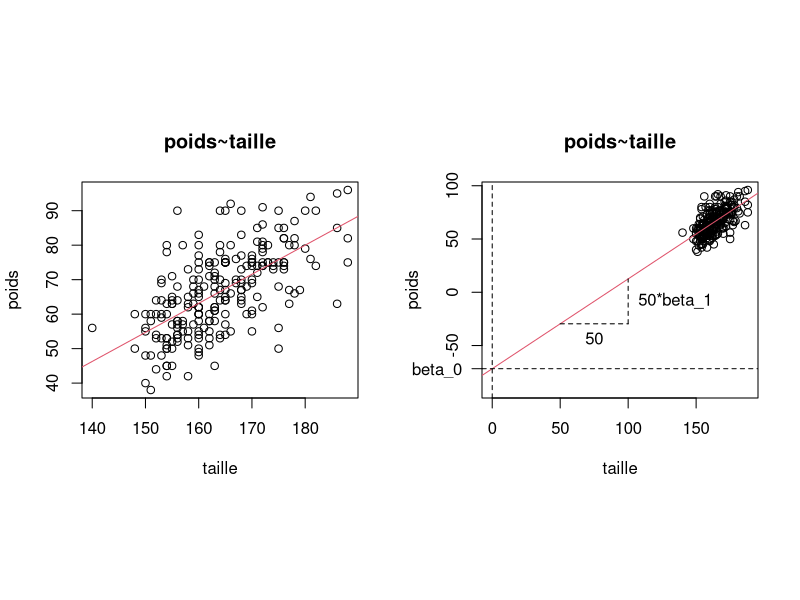
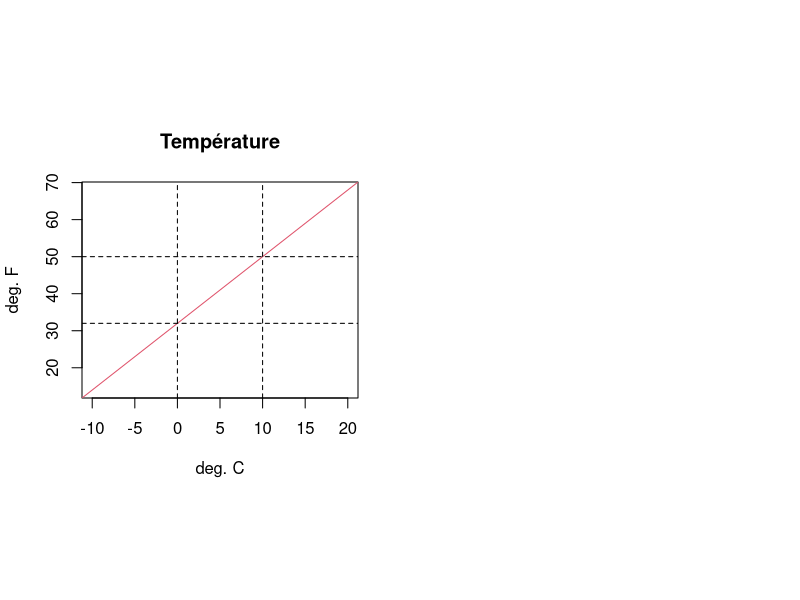
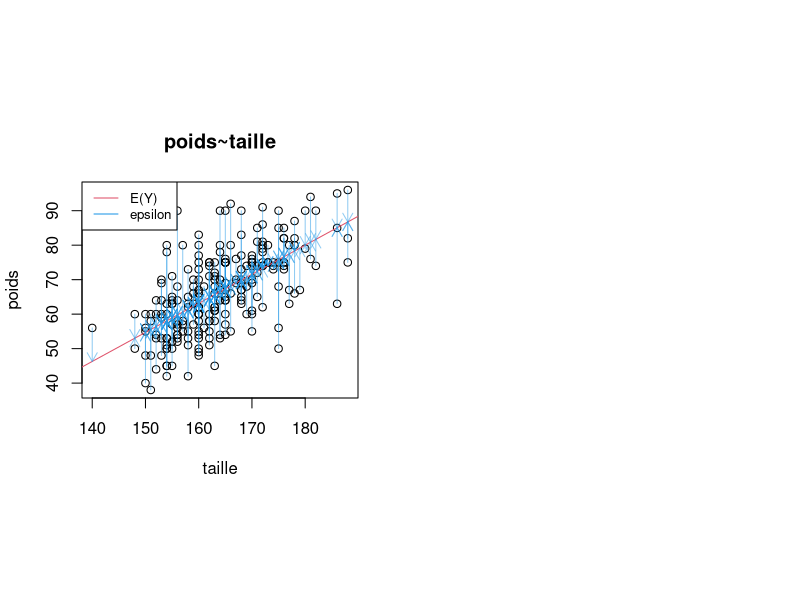
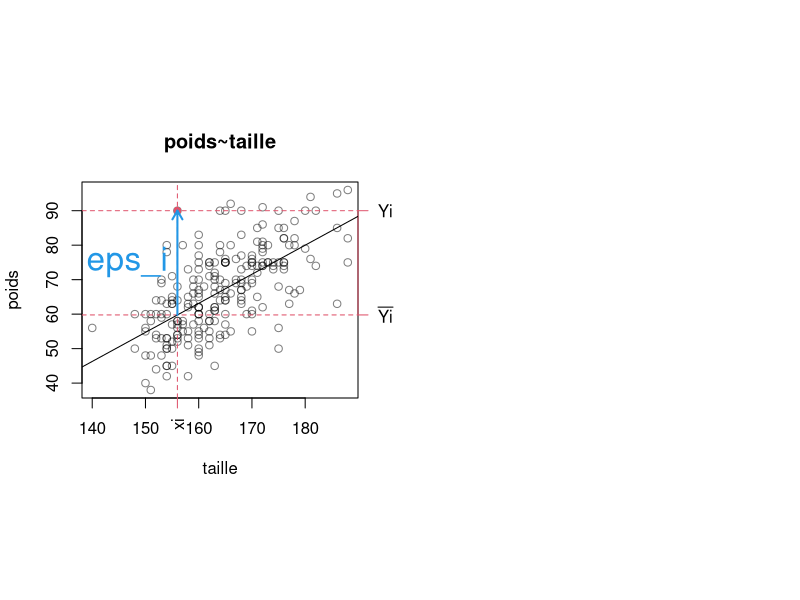
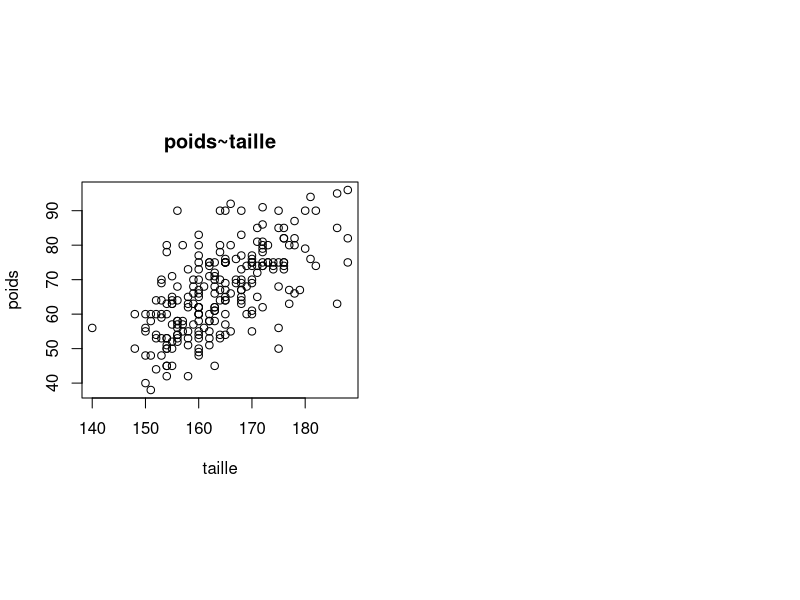
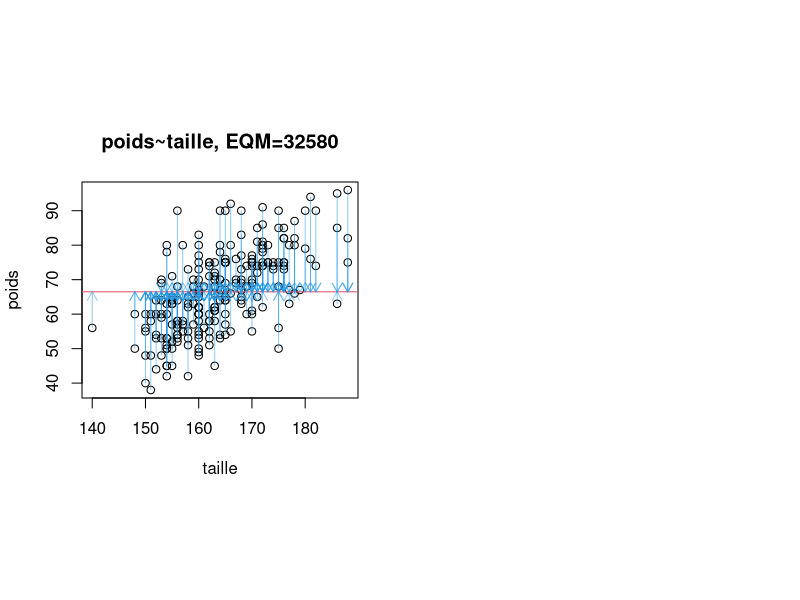
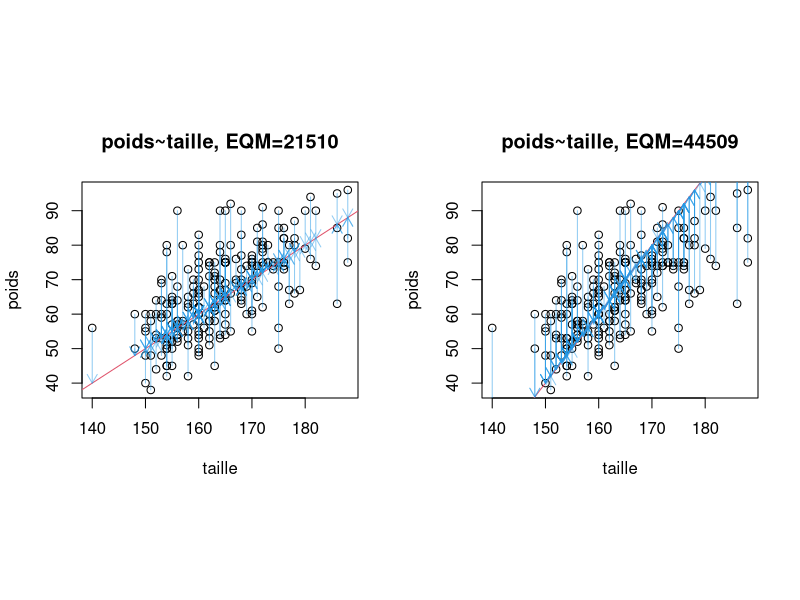
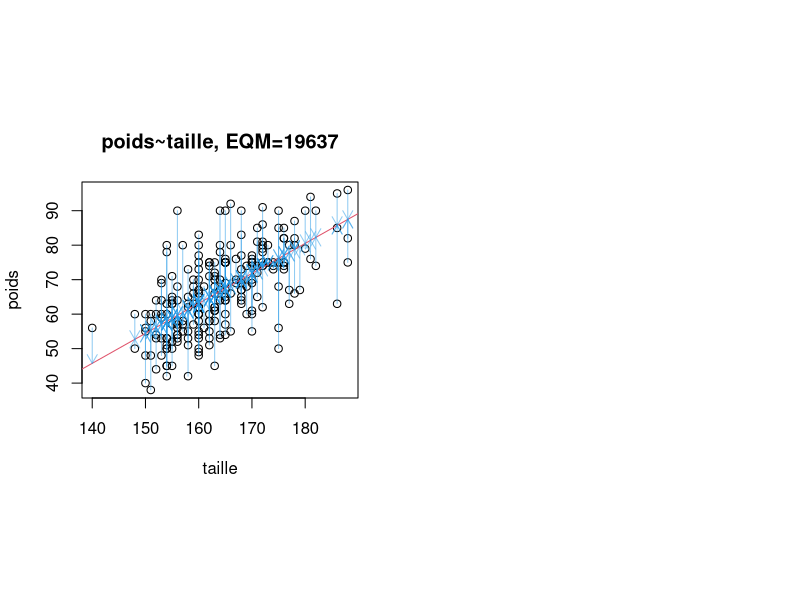

The R script that drew these images, in order:
## ---- chunk 1
knitr::opts_chunk$set(collapse=TRUE, comment = "#>", fig.width=9, fig.height=6, eval=TRUE, echo=FALSE, results="hide")
d = read.table("data/data_nutri.csv", header=TRUE, sep=",", row.names = 1)
# README RStudio config, uncheck: # preferences > R Markdown > show output inline for... 
## ---- chunk 2
layout(matrix(1:2, 1), respect=TRUE)

plot(d$taille, d$poids, main="poids~taille", ylab="poids", xlab="taille")
m = lm(poids~taille, d)
m$coefficients
abline(a=m$coefficients[[1]], b=m$coefficients[[2]], col=2) # /!\ y = b.x + a
plot(d$taille, d$poids, main="poids~taille", ylab="poids", xlab="taille", xlim=c(0,max(d$taille)), ylim=c(m$coefficients[[1]]-20, max(d$poids)))
abline(a=m$coefficients[[1]], b=m$coefficients[[2]], col=2) # /!\ y = b.x + a
# points(0,m$coefficients[[1]], pch=16)
abline(h=m$coefficients[[1]], v=0, lty=2)
axis(2, at=m$coefficients[[1]], "beta_0", las=2)

segments(50, predict(m, data.frame(taille=50)), 100, predict(m, data.frame(taille=50)), lty=2)
segments(100, predict(m, data.frame(taille=50)), 100, predict(m, data.frame(taille=100)), lty=2)
text(75, predict(m, data.frame(taille=50)), "50", pos=1)
text(100, predict(m, data.frame(taille=75)), "50*beta_1", pos=4)

## ---- chunk 3
layout(matrix(1:2, 1), respect=TRUE)
beta_0 = 32
beta_1 = 9/5
d_f = -10:20
plot(d_f, beta_0 + beta_1 * d_f, main="Température", xlab="deg. C", ylab="deg. F", col=0)
abline(a=beta_0, b=beta_1, col=2) # /!\ y = b.x + a
abline(v=c(0,10), h=c(32,50), lty=2)

## ---- chunk 4
layout(matrix(1:2, 1), respect=TRUE)

plot(d$taille, d$poids, main="poids~taille", ylab="poids", xlab="taille")
m = lm(poids~taille, d)
m$coefficients
abline(a=m$coefficients[[1]], b=m$coefficients[[2]], col=2) # /!\ y = b.x + a
suppressWarnings(arrows(d$taille, d$poids, d$taille, d$poids-m$residuals, col=adjustcolor(4, alpha.f=0.5), length=0.1))
legend("topleft",c("E(Y)", "epsilon"), col=c(2,4), lty=1, cex=.8)
## ---- chunk 5
layout(matrix(1:2, 1), respect=TRUE)
plot(d$taille, d$poids, main="poids~taille", ylab="poids", xlab="taille", col=adjustcolor(1, alpha.f=0.5))
m = lm(poids~taille, d)
# abline(a=m$coefficients[[1]], b=m$coefficients[[2]], col=2) # /!\ y = b.x + a
pred = predict(m, data.frame(taille=d$taille))
i = which(d$poids - pred == max(d$poids - pred))
points(d$taille[i], d$poids[i], pch=16, col=2)
abline(v=d$taille[i], h=c(d$poids[i], d$poids[i]-m$residuals[i]), lty=2, col=2)
axis(1, at=d$taille[i], "xi", las=2, col=2)
axis(4, at=c(d$poids[i], d$poids[i]-m$residuals[i]), c("Yi", expression(bar("Yi"))), las=2, col=2)
abline(a=m$coefficients[[1]], b=m$coefficients[[2]], col=1) # /!\ y = b.x + a
suppressWarnings(arrows(d$taille[i], d$poids[i]-m$residuals[i], d$taille[i], d$poids[i], col=4, length=0.1, lwd=2))
text(d$taille[i], d$poids[i]-m$residuals[i]/2, "eps_i", col=4, las=2, pos=2, cex=2)

## ---- chunk 6
d = read.table("data/data_nutri.csv", header=TRUE, sep=",", row.names = 1)
head(d)
dim(d)
layout(matrix(1:2, 1), respect=TRUE)
plot(d$taille, d$poids, main="poids~taille", ylab="poids", xlab="taille")
## ---- chunk 7
layout(matrix(1:2, 1), respect=TRUE)
beta_0 = mean(d$poids)
beta_1 = 0
res =  d$poids - (beta_0 + beta_1*d$taille)
eqm = sum(res^2)
plot(d$taille, d$poids, main=paste0("poids~taille, EQM=", round(eqm)), ylab="poids", xlab="taille")
abline(a=beta_0, b=beta_1, col=2) # /!\ y = b.x + a
suppressWarnings(arrows(d$taille, d$poids, d$taille, d$poids-res, length=0.1, col=adjustcolor(4, alpha.f=0.5)))

layout(matrix(1:2, 1), respect=TRUE)
beta_0 = -100
beta_1 = 1
res =  d$poids - (beta_0 + beta_1*d$taille)
eqm = sum(res^2)
plot(d$taille, d$poids, main=paste0("poids~taille, EQM=", round(eqm)), ylab="poids", xlab="taille")
abline(a=beta_0, b=beta_1, col=2) # /!\ y = b.x + a
suppressWarnings(arrows(d$taille, d$poids, d$taille, d$poids-res, length=0.1, col=adjustcolor(4, alpha.f=0.5)))

beta_0 = -260
beta_1 = 2
res =  d$poids - (beta_0 + beta_1*d$taille)
eqm = sum(res^2)
plot(d$taille, d$poids, main=paste0("poids~taille, EQM=", round(eqm)), ylab="poids", xlab="taille")
abline(a=beta_0, b=beta_1, col=2) # /!\ y = b.x + a
suppressWarnings(arrows(d$taille, d$poids, d$taille, d$poids-res, length=0.1, col=adjustcolor(4, alpha.f=0.5)))

## ---- chunk 8
layout(matrix(1:2, 1), respect=TRUE)
results = list()
for(beta_0 in 0:-260) {
  for(beta_1 in seq(0,2, length.out=70)) {
    res =  d$poids - (beta_0 + beta_1*d$taille)
    eqm = sum(res^2)
    results[[length(results)+1]] = c(beta_0=beta_0, beta_1=beta_1, eqm=eqm)
  }
}
results = as.data.frame(do.call(rbind, results))
head(results)
min(results$eqm)
r = results[results$eqm==min(results$eqm),]
beta_0 = r[["beta_0"]]
beta_1 = r[["beta_1"]]
res =  d$poids - (beta_0 + beta_1*d$taille)
eqm = sum(res^2)
plot(d$taille, d$poids, main=paste0("poids~taille, EQM=", round(eqm)), ylab="poids", xlab="taille")
abline(a=beta_0, b=beta_1, col=2) # /!\ y = b.x + a
suppressWarnings(arrows(d$taille, d$poids, d$taille, d$poids-res, length=0.1, col=adjustcolor(4, alpha.f=0.5)))

## ---- chunk 9
layout(1, respect=TRUE)
plot(d$taille, d$poids, main="poids~taille")
## Model
# Y~X
# E(Y) = b.X
# E(Y) = b_0 + b_1.X
# Y_i = b_0 + b_1.X_i + e_i
m = lm(d$poids~d$taille)
m$coefficients
abline(a=m$coefficients[[1]], b=m$coefficients[[2]], col=2) # /!\ y = b.x + a
# residuals
m$residuals
suppressWarnings(arrows(d$taille, d$poids, d$taille, d$poids-m$residuals, col=adjustcolor(4, alpha.f=0.5), length=0.1))
legend("topleft",c("regression line", "residuals"), col=c(2,4), lty=1, cex=.8)
## ---- chunk 10
layout(matrix(1:2, 1), respect=TRUE)
m = lm(d$poids~d$taille)
plot(d$taille, d$poids, main=paste0("poids~taille R^2=", signif(summary(m)$r.squared, 2)*100, "%"))
abline(a=m$coefficients[[1]], b=m$coefficients[[2]], col=2) # /!\ y = b.x + a
suppressWarnings(arrows(d$taille, d$poids, d$taille, d$poids-m$residuals, col=adjustcolor(4, alpha.f=0.5), length=0.1))
legend("topleft",c("regression line", "residuals"), col=c(2,4), lty=1, cex=.8)

m = lm(d$poids~d$age)
plot(d$age, d$poids, main=paste0("poids~age R^2=", signif(summary(m)$r.squared, 2)*100, "%"))
abline(a=m$coefficients[[1]], b=m$coefficients[[2]], col=2) # /!\ y = b.x + a
suppressWarnings(arrows(d$age, d$poids, d$age, d$poids-m$residuals, col=adjustcolor(4, alpha.f=0.5), length=0.1))
legend("topleft",c("regression line", "residuals"), col=c(2,4), lty=1, cex=.8)
## ---- chunk 11
data(anscombe)
print(anscombe)

layout(matrix(1:4,2), respect=TRUE)
plot(anscombe$x1, anscombe$y1)
plot(anscombe$x2, anscombe$y2)
plot(anscombe$x3, anscombe$y3)
plot(anscombe$x4, anscombe$y4)
## ---- chunk 12
data(CO2)
head(CO2)
layout(matrix(1:2, 1), respect=TRUE)
plot(
  CO2[CO2$Type=="Quebec", ]$conc, 
  CO2[CO2$Type=="Quebec", ]$uptake, 
  xlab="food", ylab="growth", main="growth~food"
)
plot(
  log(CO2[CO2$Type=="Quebec", ]$conc), 
  CO2[CO2$Type=="Quebec", ]$uptake, 
  xlab="log(food)", ylab="growth", main="growth~log(food)"
)
## ---- chunk 13
set.seed(1)
idx = sample(1:nrow(MASS::cats),30)
m = lm(Hwt~Bwt, MASS::cats[idx,])
layout(1, respect=TRUE)
plot(
  MASS::cats[idx,]$Bwt, MASS::cats[idx,]$Hwt, 
  xlab="Body weight", ylab="Heart weight", 
  main="Heart weight ~ Body weight"
)
abline(m, col=2)

shapiro.test(rnorm(100))
shapiro.test(runif(100))
shapiro.test(m$residuals)

ks.test(rnorm(100), rnorm(100))
ks.test(rnorm(100), runif(100))
ks.test(rnorm(100), m$residuals)

layout(matrix(1:3,1), respect=TRUE)
qqnorm(scale(rnorm(100)))
abline(0, 1, col=2)
qqnorm(scale(runif(100)))
abline(0, 1, col=2)
qqnorm(scale(m$residuals))
abline(0, 1, col=2)
## ---- chunk 14
# Student test
summary(m)
n = length(m$residuals)
xi = m$model$Bwt
s_beta1 = sqrt( sum(m$residuals^2)/(n-2) / sum((xi-mean(xi))^2))
s_beta1
stat_t =  m$coefficient[2]/s_beta1
stat_t
pval = pt(-stat_t, n-2) + 1-pt(stat_t, n-2)
pval
## ---- chunk 15
layout(1, respect=TRUE)
plot(
  MASS::cats$Bwt, MASS::cats$Hwt, 
  xlab="Body weight", ylab="Heart weight", 
  main="Heart weight ~ Body weight"
)
## ---- chunk 16
confint(m)
## ---- chunk 17
layout(1, respect=TRUE)
plot(
  MASS::cats[idx,]$Bwt, MASS::cats[idx,]$Hwt, 
  xlab="Body weight", ylab="Heart weight", 
  main="Heart weight ~ Body weight"
)
abline(m, col=2)

x = seq(min(m$model$Bwt), max(m$model$Bwt), length.out=100)
x = seq(2.5, 3, length.out=100)
pred =  predict(m, interval="predict")

head(pred)
points(m$model$Bwt, pred[,2], col=2, pch=3)
points(m$model$Bwt, pred[,3], col=2, pch=3)
## ---- chunk 18
m2 = lm(MASS::cats$Hwt~MASS::cats$Bwt)
pred =  predict(m2, interval="predict")
abline(m2, col=2)
head(pred)
points(m2$model[,2], pred[,2], col=4, pch=3)
points(m2$model[,2], pred[,3], col=4, pch=3)
pred =  predict(m2, interval="predict")

## ---- chunk 19
data(state)
state_us =  data.frame(state.x77, row.names=state.abb)
layout(matrix(1:4, 2, byrow=TRUE), respect=TRUE)
plot(state_us$Life.Exp, state_us$Murder    , main="Life.Exp~Murder"    )
plot(state_us$Life.Exp, state_us$HS.Grad   , main="Life.Exp~HS.Grad"   )
plot(state_us$Life.Exp, state_us$Frost     , main="Life.Exp~Frost"     )
plot(state_us$Life.Exp, state_us$Population, main="Life.Exp~Population")
## ---- chunk 20
layout(matrix(1:4, 2), respect=TRUE)
plot(m)
## ---- chunk 21
life.lm = lm(Life.Exp ~ Murder + HS.Grad + Frost, data = state_us)
layout(matrix(1:4, 2, byrow=TRUE), respect=TRUE)
plot(life.lm, which=1:4)
## ---- chunk 22
state_us[c("HI", "NV", "WA", "ME", "SC"),]
## ---- chunk 23
layout(matrix(1:2, 1, byrow=TRUE), respect=TRUE)
acf(residuals(life.lm),ci=0.99)
acf(residuals(life.lm),ci=0.95)
## ---- chunk 24
shapiro.test(resid(life.lm))
## ---- chunk 25
lmtest::raintest(life.lm)
## ---- chunk 26
lmtest::gqtest(life.lm)
## ---- chunk 27
lmtest::dwtest(life.lm)
## ---- chunk 28
car::vif(life.lm)
## ---- chunk 29
life.lm <- lm(Life.Exp ~ ., data=state_us) 
summary(life.lm)
extractAIC(life.lm)
## ---- chunk 30
life.lm <-  update(life.lm,.~.-Area-Illiteracy-Income)
summary(life.lm)
extractAIC(life.lm)
## ---- chunk 31
life.lm <-  update(life.lm,.~.-Population)
summary(life.lm)
extractAIC(life.lm)
## ---- chunk 32
life.lm <- lm(Life.Exp ~ Murder + HS.Grad + Frost + Population, data=state_us)
## ---- chunk 33
life.lm <- step(lm(Life.Exp ~ ., data=state_us), method="bakward")
## ---- chunk 34
life.lm$anova
## ---- chunk 35
sessionInfo()
